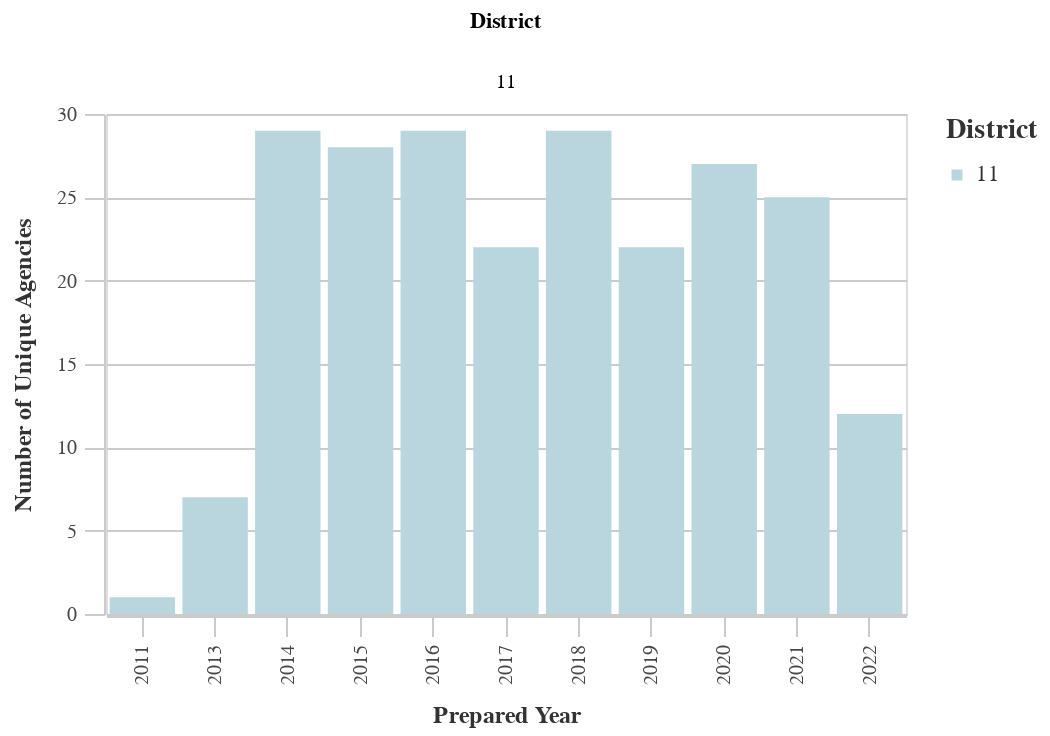

Here is the notebook cell this chart was saved with:
### Markdown cell above
### Number of Unique Prefix Codes by District

### Code cell
#Unique Prefixes by Dist
dist_years_prefix = ((
        df
        >> group_by(_.prepared_y, _.dist)
        >> summarize(n=_.prefix.nunique())
        >> arrange(-_.prepared_y)
    ).rename(columns={'dist':'District', 'n':'Count'}))

chart11 = (alt.Chart(dist_years_prefix).mark_bar().encode(
        column='District:N',
        x=alt.X('prepared_y:O', title='Prepared Year'),
        y=alt.Y('Count:Q', title='Number of Unique Agencies'),
        color = alt.Color("District:N", 
                              scale=alt.Scale(
                                  range=altair_utils.CALITP_SEQUENTIAL_COLORS),  
                               legend=alt.Legend(title="District")
                              )
                              ))
chart11 = styleguide.preset_chart_config(chart11)
chart11 = _dla_utils.add_tooltip(chart11, 'prepared_y','Count')
    

display(chart11)

### Figure 1 — Vega-Lite specification as saved in the notebook (floating-point values rounded to 4 significant figures)
{"config": {"view": {"continuousWidth": 400, "continuousHeight": 300}, "axis": {"domainColor": "#cbcbcb", "grid": true, "gridColor": "#cbcbcb", "gridWidth": 1, "labelColor": "#474747", "labelFont": "Nunito Sans", "labelFontSize": 10, "labelPadding": 4, "tickColor": "#cbcbcb", "tickSize": 10, "titleColor": "#333", "titleFont": "Raleway", "titleFontSize": 12, "titlePadding": 10}, "axisBand": {"grid": false}, "background": "white", "font": "Raleway", "header": {"labelFont": "Nunito Sans", "titleFont": "Raleway"}, "legend": {"labelColor": "#333", "labelFont": "Nunito Sans", "labelFontSize": 11, "labelLimit": 0, "padding": 1, "symbolSize": 30, "symbolType": "square", "titleColor": "#333", "titleFont": "Raleway", "titleFontSize": 14, "titlePadding": 10}, "title": {"anchor": "middle", "font": "Raleway", "fontSize": 18, "fontWeight": 300, "offset": 20}}, "data": {"name": "data-a3ee5da8097339a028a0db213b704702"}, "mark": "bar", "encoding": {"color": {"field": "District", "legend": {"title": "District"}, "scale": {"range": ["#B9D6DF", "#8CBCCB", "#2EA8CE", "#136C97", "#0B405B"]}, "type": "nominal"}, "column": {"field": "District", "type": "nominal"}, "tooltip": [{"field": "prepared_y", "type": "quantitative"}, {"field": "Count", "type": "quantitative"}], "x": {"field": "prepared_y", "title": "Prepared Year", "type": "ordinal"}, "y": {"field": "Count", "title": "Number of Unique Agencies", "type": "quantitative"}}, "height": 250, "width": 400, "$schema": "https://vega.github.io/schema/vega-lite/v4.17.0.json", "datasets": {"data-a3ee5da8097339a028a0db213b704702": [{"prepared_y": 2022.0, "District": 11, "Count": 12}, {"prepared_y": 2021.0, "District": 11, "Count": 25}, {"prepared_y": 2020.0, "District": 11, "Count": 27}, {"prepared_y": 2019.0, "District": 11, "Count": 22}, {"prepared_y": 2018.0, "District": 11, "Count": 29}, {"prepared_y": 2017.0, "District": 11, "Count": 22}, {"prepared_y": 2016.0, "District": 11, "Count": 29}, {"prepared_y": 2015.0, "District": 11, "Count": 28}, {"prepared_y": 2014.0, "District": 11, "Count": 29}, {"prepared_y": 2013.0, "District": 11, "Count": 7}, {"prepared_y": 2011.0, "District": 11, "Count": 1}]}}
